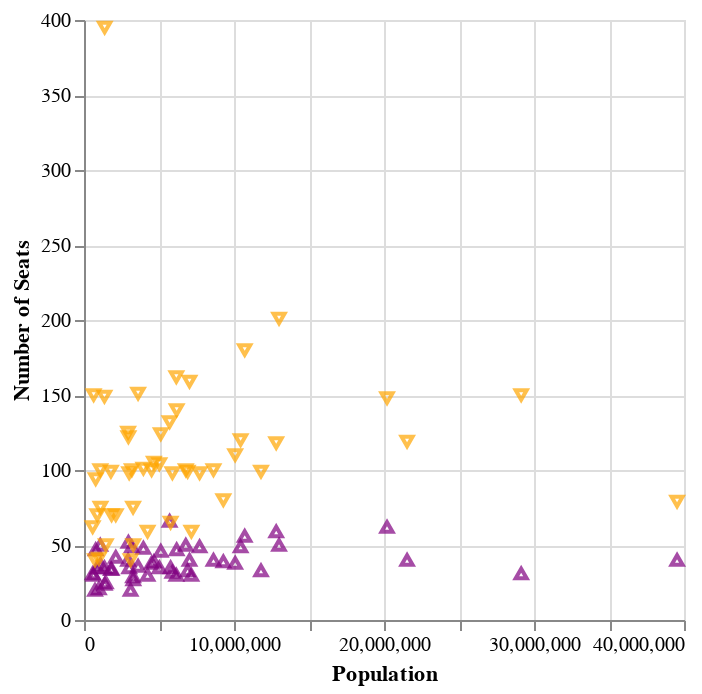

This figure's notebook cell:
### Markdown cell above
### 3.1 - Create Population vs. Seats Scatterplot

Create a new plot with two layers:

- Population on the X axis
- Number of seats on the Y axis
- Upper chamber points should be purple and use the 'triangle-up' shape.
- Lower chamber points should be orange and use the 'triangle-down' shape.
- Make a customization or two to your chart's default labels and axes, whatever you feel is appropriate.

Hint: You can layer two charts for this.

### Code cell
def scatter_pop_size():
    df = population_combined_df()

    # create custom upper chart 
    # https://altair-viz.github.io/user_guide/marks/point.html#scatter-plot
    # https://altair-viz.github.io/user_guide/customization.html
    upper_chart = alt.Chart(df).mark_point(
        color = "purple",
        shape = "triangle-up"
    ).encode(
            x = "pop_2020:Q",
            y = "upper:Q"
        )

    lower_chart = alt.Chart(df).mark_point(
        color = "orange",
        shape = "triangle-down"
    ).encode(
            x = "pop_2020:Q",
            y = "lower:Q"
        )

    chart = upper_chart + lower_chart

    # change y axis label
    chart = chart.encode(
        y = alt.Y("upper,lower:Q", title = "Number of Seats"),
        x = alt.X("pop_2020:Q", title = "Population")
    
    )
    
    return chart

scatter_pop_size()

### Figure 1 — Vega-Lite specification as saved in the notebook (floating-point values rounded to 4 significant figures)
{"config": {"view": {"continuousWidth": 300, "continuousHeight": 300}}, "layer": [{"mark": {"type": "point", "color": "purple", "shape": "triangle-up"}, "encoding": {"x": {"field": "pop_2020", "type": "quantitative"}, "y": {"field": "upper", "type": "quantitative"}}}, {"mark": {"type": "point", "color": "orange", "shape": "triangle-down"}, "encoding": {"x": {"field": "pop_2020", "type": "quantitative"}, "y": {"field": "lower", "type": "quantitative"}}}], "data": {"name": "data-3145f75106072898ee26144ce96086fb"}, "encoding": {"x": {"field": "pop_2020", "title": "Population", "type": "quantitative"}, "y": {"field": "upper,lower", "title": "Number of Seats", "type": "quantitative"}}, "$schema": "https://vega.github.io/schema/vega-lite/v5.20.1.json", "datasets": {"data-3145f75106072898ee26144ce96086fb": [{"state": "AK", "upper": 20, "lower": 40, "pop_2020": 733374}, {"state": "AL", "upper": 35, "lower": 104, "pop_2020": 5024294}, {"state": "AR", "upper": 35, "lower": 98, "pop_2020": 3011490}, {"state": "AZ", "upper": 30, "lower": 59, "pop_2020": 7157902}, {"state": "CA", "upper": 40, "lower": 79, "pop_2020": 39538212}, {"state": "CO", "upper": 35, "lower": 65, "pop_2020": 5773707}, {"state": "CT", "upper": 36, "lower": 151, "pop_2020": 3605912}, {"state": "DE", "upper": 21, "lower": 41, "pop_2020": 989946}, {"state": "FL", "upper": 40, "lower": 119, "pop_2020": 21538216}, {"state": "GA", "upper": 56, "lower": 180, "pop_2020": 10713771}, {"state": "HI", "upper": 25, "lower": 50, "pop_2020": 1455274}, {"state": "IA", "upper": 49, "lower": 100, "pop_2020": 3190427}, {"state": "ID", "upper": 34, "lower": 70, "pop_2020": 1839117}, {"state": "IL", "upper": 59, "lower": 118, "pop_2020": 12813469}, {"state": "IN", "upper": 50, "lower": 100, "pop_2020": 6785442}, {"state": "KS", "upper": 40, "lower": 125, "pop_2020": 2937835}, {"state": "KY", "upper": 38, "lower": 100, "pop_2020": 4506297}, {"state": "LA", "upper": 39, "lower": 105, "pop_2020": 4657785}, {"state": "MA", "upper": 40, "lower": 159, "pop_2020": 7032933}, {"state": "MD", "upper": 47, "lower": 140, "pop_2020": 6177253}, {"state": "ME", "upper": 35, "lower": 149, "pop_2020": 1363177}, {"state": "MI", "upper": 38, "lower": 110, "pop_2020": 10077674}, {"state": "MN", "upper": 66, "lower": 132, "pop_2020": 5706804}, {"state": "MO", "upper": 30, "lower": 162, "pop_2020": 6154889}, {"state": "MS", "upper": 52, "lower": 122, "pop_2020": 2961306}, {"state": "MT", "upper": 50, "lower": 100, "pop_2020": 1084244}, {"state": "NC", "upper": 49, "lower": 120, "pop_2020": 10439459}, {"state": "ND", "upper": 47, "lower": 94, "pop_2020": 779079}, {"state": "NH", "upper": 24, "lower": 395, "pop_2020": 1377524}, {"state": "NJ", "upper": 39, "lower": 80, "pop_2020": 9289039}, {"state": "NM", "upper": 42, "lower": 70, "pop_2020": 2117525}, {"state": "NV", "upper": 20, "lower": 40, "pop_2020": 3104617}, {"state": "NY", "upper": 62, "lower": 148, "pop_2020": 20202320}, {"state": "OH", "upper": 33, "lower": 99, "pop_2020": 11799331}, {"state": "OK", "upper": 48, "lower": 101, "pop_2020": 3959411}, {"state": "OR", "upper": 30, "lower": 59, "pop_2020": 4237279}, {"state": "PA", "upper": 50, "lower": 201, "pop_2020": 13002788}, {"state": "PR", "upper": 27, "lower": 50, "pop_2020": 3285874}, {"state": "RI", "upper": 37, "lower": 75, "pop_2020": 1097371}, {"state": "SC", "upper": 46, "lower": 124, "pop_2020": 5118422}, {"state": "SD", "upper": 35, "lower": 70, "pop_2020": 886668}, {"state": "TN", "upper": 33, "lower": 99, "pop_2020": 6910786}, {"state": "TX", "upper": 31, "lower": 150, "pop_2020": 29145459}, {"state": "UT", "upper": 29, "lower": 75, "pop_2020": 3271614}, {"state": "VA", "upper": 40, "lower": 100, "pop_2020": 8631373}, {"state": "VT", "upper": 30, "lower": 150, "pop_2020": 643077}, {"state": "WA", "upper": 49, "lower": 98, "pop_2020": 7705267}, {"state": "WI", "upper": 32, "lower": 98, "pop_2020": 5893713}, {"state": "WV", "upper": 34, "lower": 99, "pop_2020": 1793713}, {"state": "WY", "upper": 31, "lower": 62, "pop_2020": 576850}]}}
